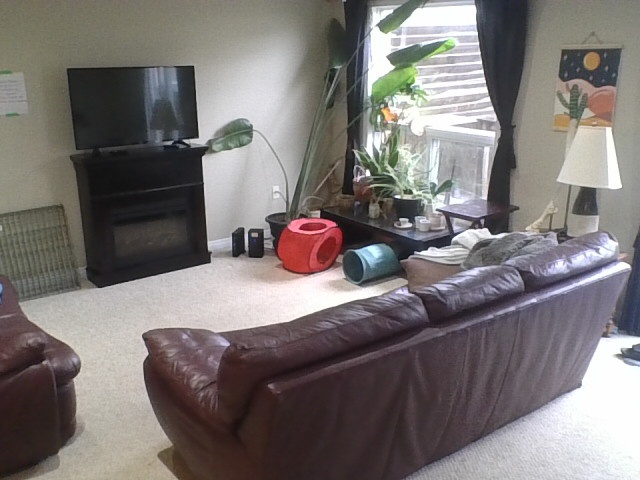
#> input picture python/test_set/capture_2.jpg, 640 x 480 px
$ python ProposalGenerator.py   (older library calls are emulated)
#> lines starting #> are read from the running program, lines starting #| are printed output that depends on the picture; after the words box and inside, x2 and y2 are one past the last pixel; in counts of white or black regions, pixels touching at a corner belong together; long printed decimals are rounded
### python/ProposalPreprocessor.py
from abc import ABC, abstractmethod
import cv2

class ProposalPreprocessor(ABC):
    @abstractmethod
    def preprocess(self, image) -> list:
        pass

#Basic Proposal Preprocessor Class
class NullPreprocessor(ProposalPreprocessor):
    def preprocess(self, image) -> list:
        return image

class GrayscaleGaussianPreprocessor(ProposalPreprocessor):
    def preprocess(self, image) -> list:
        return cv2.GaussianBlur(cv2.cvtColor(image, cv2.COLOR_BGR2GRAY), (21, 21), 0)

### python/ContourAnalysis.py
import numpy as np
import cv2

#Function to get a specified number of points spaced equally on a contour
# [5 lines left out: function get_contour_points, not called in this run]

#TODO: Verify this function works as it should.
def get_centroid(contour):
    M = cv2.moments(contour)
    if M["m00"] != 0:
        centroid = (int(M["m10"] / M["m00"]), int(M["m01"] / M["m00"]))
    else:
        x_sum = sum(point[0][0] for point in contour)
        y_sum = sum(point[0][1] for point in contour)
        count = len(contour)
        centroid = (int(x_sum / count), int(y_sum / count))
    return centroid

#Function to find the centroud of a contour that is guaranteed to be inside the contour
def get_centroid_safe(contour):
    centroid = get_centroid(contour)
    if cv2.pointPolygonTest(contour, centroid, False) < 0:
        contour_points = get_contour_points(contour, num_points=10)
        distances = np.linalg.norm(contour_points - centroid, axis=1).argmin()
        min_dist_index = np.argmin(distances)
        centroid=(contour_points[min_dist_index][0], contour_points[min_dist_index][1])
    return centroid

#Function to calculate the intersection over union of two contours
# [5 lines left out: function calculate_iou, not called in this run]

### python/ProposalGenerator.py
from abc import ABC, abstractmethod
import cv2
import ProposalPreprocessor as PP
import numpy as np
from skimage.metrics import structural_similarity
import ContourAnalysis as CA
import matplotlib.pyplot as plt
import datetime
import os

#Constants:


class Proposal():
    def __init__(self, contour, prompt, maskAfter=None):
        self.contour = contour
        self.prompt = prompt

class ProposalGenerator(ABC):
    @abstractmethod
    def generateProposals(self, image) -> list:
        pass

#Basic Proposal Generator Class Using SSIM
class SSIMProposalGenerator(ProposalGenerator):
    def __init__(self, baseline, preprocessor:PP.ProposalPreprocessor=None, areaThreshold = 0):
#> called with areaThreshold = 20
        self.preprocessor = preprocessor if preprocessor != None else PP.GrayscaleGaussianPreprocessor()
        self.baseline = baseline
#> self.baseline is the input picture: shape (480, 640, 3); mean B, G, R 116.4, 117.9, 123.6
        self.areaThreshold = areaThreshold
        self.image_diagonal = np.sqrt(self.baseline.shape[0]**2 + self.baseline.shape[1]**2)
#> self.image_diagonal = 800
        self.baseline_preprocessed = self.preprocess(self.baseline)

    def preprocess(self, image):
        return self.preprocessor.preprocess(image)
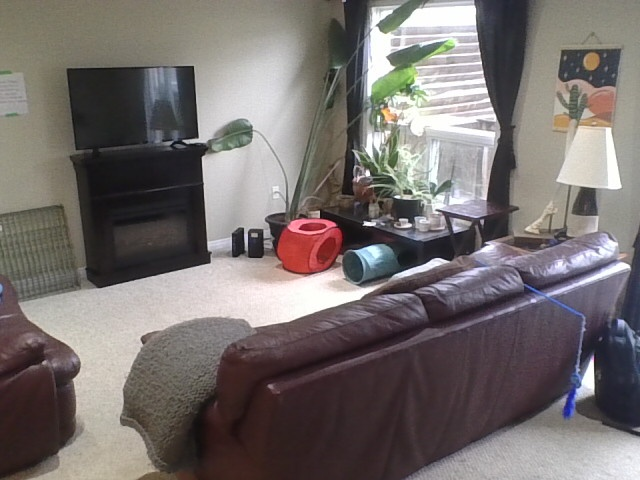
#> input picture python/test_set/capture_10.jpg, 640 x 480 px
#> further down, image is the input picture: shape (480, 640, 3); mean B, G, R 110, 111.6, 118.3
#> in preprocess (call 2), `return cv2.GaussianBlur(cv2.cvtColor(image, cv2.COLOR_BGR2GRAY), (21, ..`:
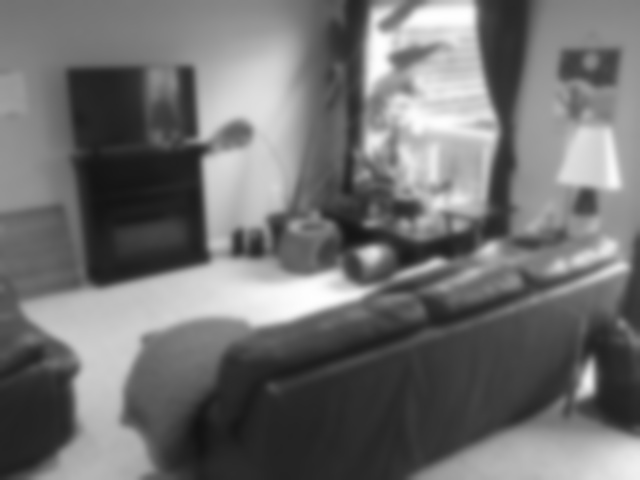
#> returned value: shape (480, 640); min 18, max 254, mean 113.4

    def generateProposals(self, image, **kwargs) -> list:
        kwargs = kwargs
#> kwargs = 0 items
        warp = kwargs.get("warp", False)
#> warp = False
        modified_baseline = self.baseline.copy()
        try:
            if warp:
                # Detect the ORB keypoints and descriptors
                orb = cv2.ORB_create()
                kp1, des1 = orb.detectAndCompute(self.baseline, None)
                kp2, des2 = orb.detectAndCompute(image, None)

                # Match keypoints using BFMatcher
                bf = cv2.BFMatcher(cv2.NORM_HAMMING, crossCheck=True)
                matches = bf.match(des1, des2)
                matches = sorted(matches, key=lambda x: x.distance)

                # Ensure there are enough matches
                if len(matches) < 4:
                    raise ValueError("Not enough matches found between the images")

                # Extract point correspondences
                dst_pts = np.float32([kp1[m.queryIdx].pt for m in matches]).reshape(-1, 1, 2)
                src_pts = np.float32([kp2[m.trainIdx].pt for m in matches]).reshape(-1, 1, 2)

                # Assert that the number of points matches
                assert len(dst_pts) == len(src_pts), "Number of points does not match"

                # Compute homography (or affine if only rotation/translation)
                M, mask = cv2.estimateAffinePartial2D(src_pts, dst_pts, method=cv2.RANSAC)

                # Warp image
                warped_image = cv2.warpAffine(image, M, (self.baseline.shape[1], self.baseline.shape[0]))

                mask = (warped_image == 0)
                baseline_for_warping = self.baseline.copy()
                baseline_for_warping[mask] = 0

                orb = cv2.ORB_create()
                kp1, des1 = orb.detectAndCompute(baseline_for_warping, None)
                kp2, des2 = orb.detectAndCompute(warped_image, None)

                # Match keypoints using BFMatcher
                bf = cv2.BFMatcher(cv2.NORM_HAMMING, crossCheck=True)
                matches = bf.match(des1, des2)
                matches = sorted(matches, key=lambda x: x.distance)

                # Ensure there are enough matches
                if len(matches) < 4:
                    raise ValueError("Not enough matches found between the images")

                # Extract point correspondences
                dst_pts = np.float32([kp1[m.queryIdx].pt for m in matches]).reshape(-1, 1, 2)
                src_pts = np.float32([kp2[m.trainIdx].pt for m in matches]).reshape(-1, 1, 2)

                # Assert that the number of points matches
                assert len(dst_pts) == len(src_pts), "Number of points does not match"

                # Compute homography (or affine if only rotation/translation)
                Q, mask = cv2.findHomography(src_pts, dst_pts, method=cv2.RANSAC)

                # Warp image
                warped_image = cv2.warpPerspective(warped_image, Q, (baseline_for_warping.shape[1], baseline_for_warping.shape[0]))

                mask = (warped_image == 0)
                modified_baseline[mask] = 0

                self.baseline_preprocessed = self.preprocess(modified_baseline)
                image_preprocessed = self.preprocess(warped_image)
            else:
                image_preprocessed = self.preprocess(image)
        except:
            image_preprocessed = self.preprocess(image)
            warp = False
        #Compute the SSIM between the two images
        score, diff = structural_similarity(
            self.baseline_preprocessed, image_preprocessed, full=True
        )
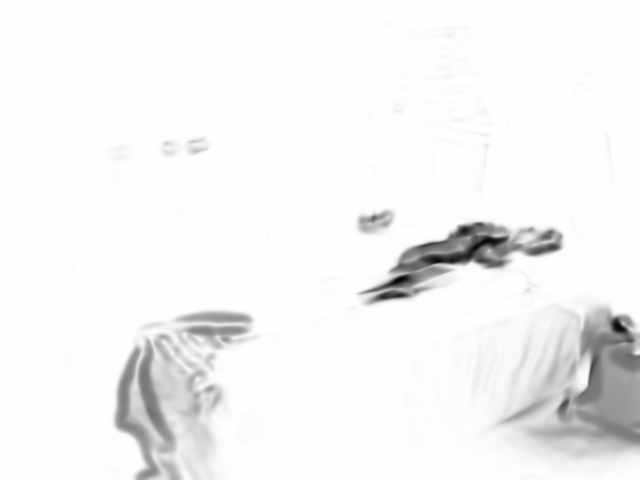
#> diff: shape (480, 640) float64; min -0.823, max 1, mean 0.922; drawn with min black and max white
#> score = 0.921

        print("SSIM: ", score)
#| SSIM:  0.9211

        diff = (diff*255).astype("uint8")
        thresh, threshed_img = cv2.threshold(diff, 0, 255, cv2.THRESH_BINARY_INV | cv2.THRESH_OTSU)
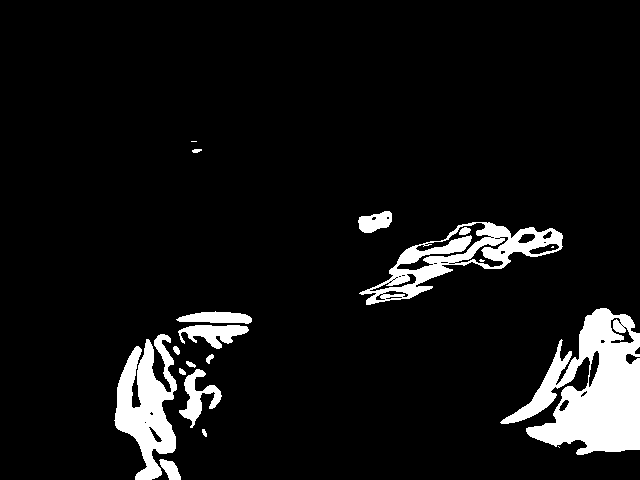
#> threshed_img: shape (480, 640); 7.8% white; 19 white regions (4 under 20 px)
#> thresh = 171

        #Check how close diff values are to threshold (is otsu appropriate)
        mean_diff_value = np.mean(np.abs(diff-thresh))
#> mean_diff_value = 78.21

        #Determine if Otsu thresholding is appropriate
        if mean_diff_value < 10:
            threshed_img = cv2.threshold(diff, thresh, 255, cv2.THRESH_BINARY_INV)[1]

        #Contour Analysis
        contours, _ = cv2.findContours(threshed_img, cv2.RETR_EXTERNAL, cv2.CHAIN_APPROX_SIMPLE)
#> contours = 16 contours, 3 with area under 20; largest, box (x1, y1, x2, y2) and area: (500, 308, 640, 455) 10658, (359, 222, 563, 305) 6327, (114, 334, 177, 480) 4733, (178, 325, 249, 349) 822, (179, 369, 222, 428) 817

        mask = np.zeros(image_preprocessed.shape, dtype='uint8')
        proposals = []

        bboxes=image_preprocessed.copy()
        bboxes = cv2.cvtColor(bboxes, cv2.COLOR_GRAY2BGR)

        for c in contours:
            #Find contour area
            area = cv2.contourArea(c)
            if area > self.areaThreshold * 0.8:
                rect = cv2.minAreaRect(c)
                (x,y), (w,h), angle = rect
                aspect_ratio = min(w,h)/max(w,h)
                cv2.drawContours(mask, [c], 0, (255,255,255), -1)
                if min(w, h) > 15 and max(w, h) < self.image_diagonal*0.5 and aspect_ratio > 0.15 and w*h > self.areaThreshold and max(w,h) < 0.5*min(self.baseline.shape[1], self.baseline.shape[0]):
                    #Find point on detection area closest to centroid
                    point = CA.get_centroid_safe(c)

                    #Create proposal object
                    proposal = Proposal(c, prompt=point)

                    #Append proposal to list
                    proposals.append(proposal)

                    #Draw rotated rectangle in green
                    box = cv2.boxPoints(rect)
                    box = np.int0(box)
                    cv2.drawContours(bboxes, [box], 0, (0, 255, 0), 10)
                    cv2.circle(bboxes, tuple(point), 50, (255, 0, 0), -1)
                else:
                    box = cv2.boxPoints(rect)
                    box = np.int0(box)
                    cv2.drawContours(bboxes, [box], 0, (0, 255, 0), 10)
#> this loop made 16 passes
#> (area, x, y, w, h, angle, aspect_ratio) on passes 4, 9, 10, 12, 13, 14: (817, 194.6, 396.8, 47.42, 41.17, -42.27, 0.868), (4733, 145, 406.4, 145.5, 61.47, -89.03, 0.423), (821.5, 213, 336.5, 23, 70, -90, 0.329), (10658, 569.5, 381, 146, 139, -90, 0.952), (6327, 457.3, 253.9, 211, 54.63, -17.72, 0.259), (477.5, 375.3, 222, 34.46, 17.76, -12.26, 0.515)
#> (area, x, y, w, h, angle, aspect_ratio, box) on passes 1, 5, 6, 7, 8, 11: (238.5, 170.3, 468.8, 12.77, 27.52, -31.61, 0.464, [[172, 483], [157, 460], [168, 453], [182, 477]]), (24, 181.5, 371.5, 4.24, 8.49, -45, 0.5, [[183, 376], [177, 370], [180, 367], [186, 373]]), (28.5, 190.3, 364.1, 4.43, 10.12, -71.57, 0.438, [[194, 367], [184, 364], [186, 360], [195, 363]]), (33, 209.2, 358, 9.71, 5.27, -56.31, 0.543, [[208, 363], [204, 360], [209, 352], [214, 355]]), (32.5, 176.2, 349.8, 4.95, 8.49, -45, 0.583, [[177, 354], [171, 348], [174, 345], [180, 351]]), (600.5, 213.6, 316.5, 11.14, 75.03, -88.36, 0.148, [[250, 323], [175, 321], [176, 309], [251, 312]])
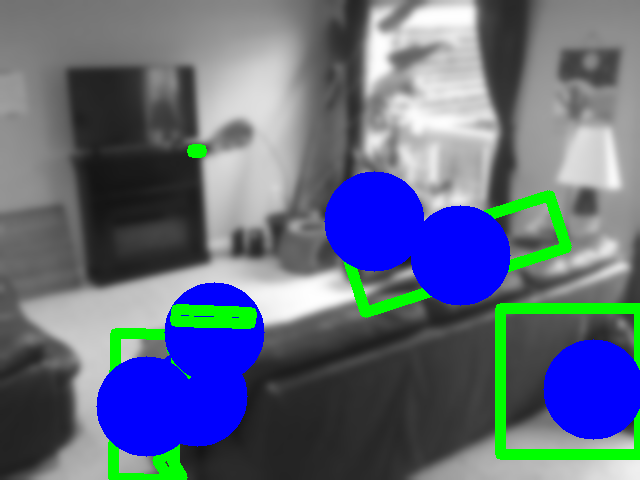
#> bboxes: shape (480, 640, 3); mean B, G, R 128.6, 105.9, 95.2
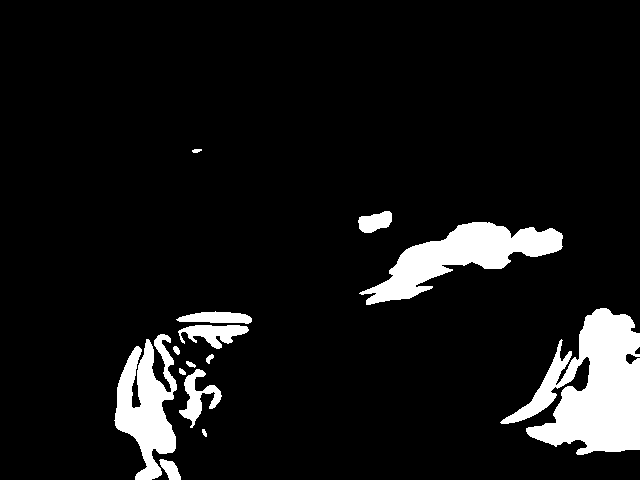
#> mask: shape (480, 640); 8.5% white; 14 white regions, largest, box (x1, y1, x2, y2) and area: (500, 308, 640, 455) 11077, (359, 222, 563, 305) 6596, (114, 334, 177, 480) 5045
#> after the loop, proposals = 6 items

        print("# unfiltered proposals: ", len(proposals))
#| # unfiltered proposals:  6


        if warp:
            # Use matplotlib to show the difference map, the contours, bboxes, and mask
            fig, ax = plt.subplots(1, 4, figsize=(15, 5))
            ax[0].imshow(diff, cmap="gray")
            ax[0].set_title("Difference Map")
            ax[0].axis("off")
            ax[1].imshow(threshed_img, cmap="gray")
            ax[1].set_title("Thresholded Image")
            ax[1].axis("off")
            ax[2].imshow(bboxes, cmap="gray")
            ax[2].set_title("Bounding Boxes")
            ax[2].axis("off")
            ax[3].imshow(mask, cmap="gray")
            ax[3].set_title("Mask")
            ax[3].axis("off")
            timeStamp = datetime.datetime.now().strftime("%Y%m%d-%H%M%S")
            root_dir = os.path.dirname(os.path.abspath(__file__))+ "/"
            root_dir = os.path.join(root_dir, "output")
            if not os.path.exists(root_dir):
                os.makedirs(root_dir)
            output_path = os.path.join(root_dir, f"proposal_gen_{timeStamp}.jpg")
            plt.savefig(output_path)
            plt.close()
            return proposals, warped_image
        else:
            return proposals

if __name__ == "__main__":
    import os
    root_dir = os.path.dirname(os.path.abspath(__file__))+ "/"


    pGen = SSIMProposalGenerator(
        baseline = cv2.imread(os.path.join(root_dir, "test_set/capture_2.jpg")),
        preprocessor=PP.GrayscaleGaussianPreprocessor(),
        areaThreshold=20
    )

    image = cv2.imread(os.path.join(root_dir, "test_set/capture_10.jpg"))
    processed_image = pGen.preprocess(image)


    # [5 lines of commented-out code are left out]

    proposals = pGen.generateProposals(cv2.imread(os.path.join(root_dir, "test_set/capture_10.jpg")))
    #For each proposal, add a bounding box to the image
    for proposal in proposals:
        cv2.drawContours(image, [proposal.contour], -1, (0, 255, 0), 2)
        cv2.circle(image, tuple(proposal.prompt), 5, (0, 0, 255), -1)
#> this loop made 6 passes
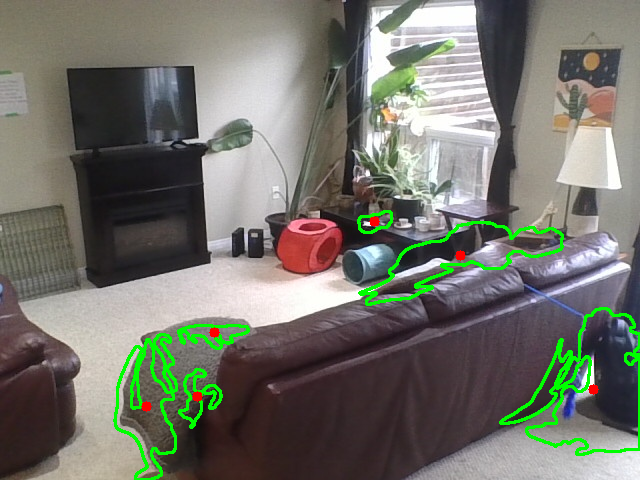
#> image: shape (480, 640, 3); mean B, G, R 106.8, 115.8, 115.4

    cv2.imshow("Proposals", image)
    cv2.waitKey(0)
    cv2.destroyAllWindows()
